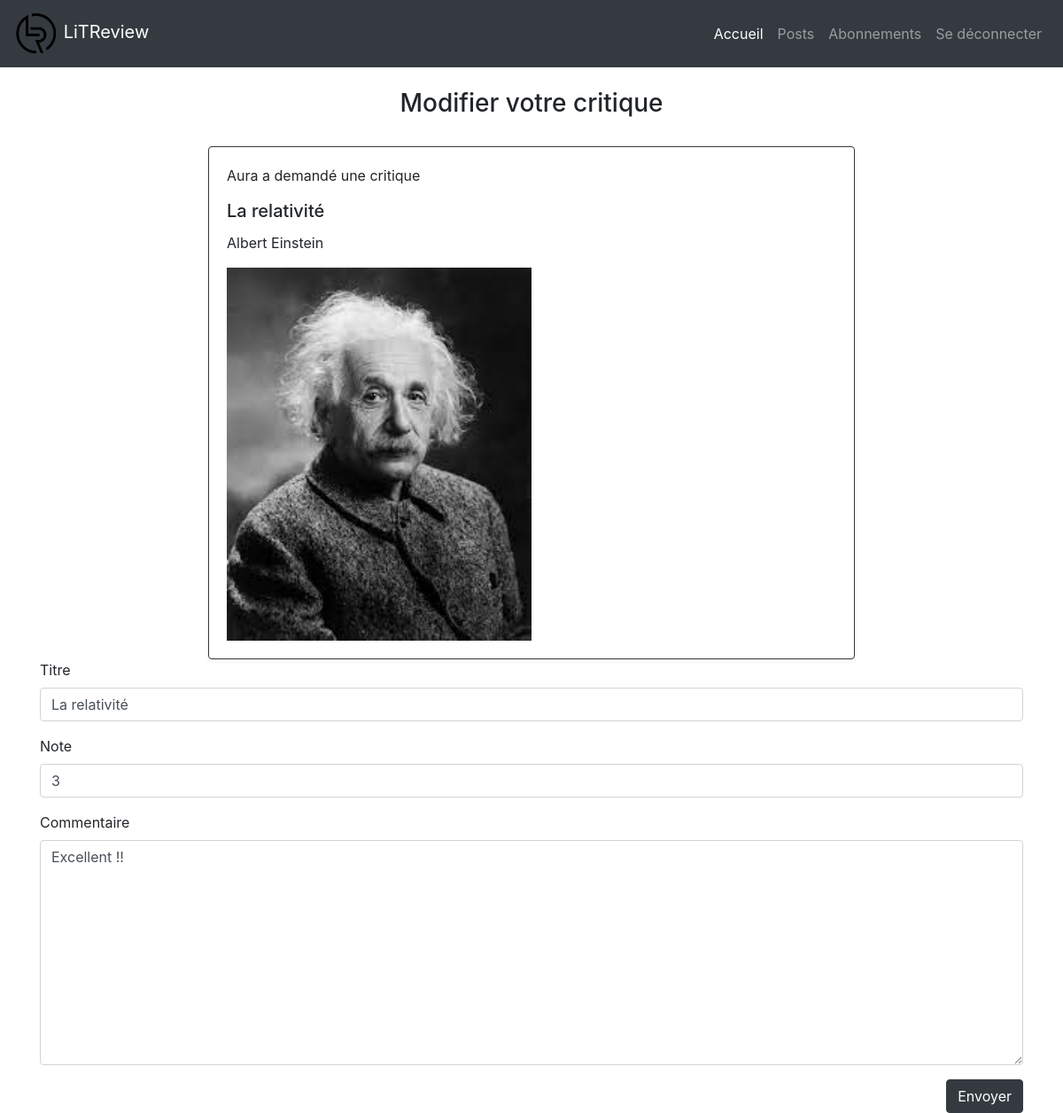
/posts/edit/Review/2 (signed in), run on the app's committed database.
### feeds/models.py (models this page shows)
class Ticket(models.Model):
    image = models.ImageField(null=True, blank=True)
    title = models.CharField(max_length=128, verbose_name="Titre")
    description = models.CharField(max_length=2048, blank=True, verbose_name="Description")
    user = models.ForeignKey(settings.AUTH_USER_MODEL, on_delete=models.CASCADE)
    time_created = models.DateTimeField(auto_now_add=True)

class Review(models.Model):
    ticket = models.ForeignKey(Ticket, on_delete=models.CASCADE)
    headline = models.CharField(max_length=128, verbose_name="Titre")
    rating = models.PositiveSmallIntegerField(validators=[MinValueValidator(0), MaxValueValidator(5)])
    body = models.CharField(max_length=8192, blank=True, verbose_name="Commentaire")
    user = user = models.ForeignKey(settings.AUTH_USER_MODEL, on_delete=models.CASCADE)
    time_created = models.DateTimeField(auto_now_add=True)

### authentication/models.py (models this page shows)
class User(AbstractUser):
    pass

### feeds/views.py (the view, shortened to what this page needs)
# urls.py: path("posts/edit/<str:content_type>/<int:content_id>", feeds.edit_content, name="edit_content"),
@login_required
def edit_content(request, content_type, content_id):
    if request.method == "GET":
        if content_type == "Ticket":
            requested_content = models.Ticket.objects.get(pk=content_id)
            review_ticket = None
            edit_form = forms.TicketForm(instance=requested_content)
        elif content_type == "Review":
            requested_content = models.Review.objects.get(pk=content_id)
            review_ticket = requested_content.ticket
            edit_form = forms.ReviewForm(instance=requested_content)
        context = {
            "edit_form": edit_form,
            "review_ticket": review_ticket
        }
        return render(request, "feeds/edit_content.html", context=context)

### feeds/forms.py
class ReviewForm(forms.ModelForm):
    edit_review = forms.BooleanField(widget=forms.HiddenInput, initial=True)
    class Meta:
        model = models.Review
        fields = ["headline", "rating", "body"]
        widgets = {
            "body": forms.Textarea(attrs={"class": "form-control"})
        }
    def __init__(self, *args, **kwargs):
        super().__init__(*args, **kwargs)
        self.label_suffix = ""
        self.fields["headline"].widget.attrs.update(
            {"class": "form-control", }
            )
        self.fields["rating"].widget.attrs.update(
            {"class": "form-control", }
            )
        self.fields["rating"].label = "Note"

### feeds/templatetags/feeds_extras.py (called while the page is built)
@register.simple_tag(takes_context=True)
def get_user_display(context, user):
    if user == context["user"]:
        return "Vous avez"
    return user.username + " a"

### feeds/templates/feeds/edit_content.html (shortened to what this page needs)
{% extends "base.html" %}
{% load feeds_extras %}
{% block content %}
<div class="container">
    {% if review_ticket %}
        <div class="row">
            <div class="col">
                <h3 class="text-center mt-4">Modifier votre critique</h3>
            </div>
        </div>
        <div class="row">
            <div class="col-lg-8 col-12 mx-auto">
                <div class="card border-dark shadow-sm mt-4">
                    <div class="card-body d-flex flex-column">
                        <p class="card-text">
                            {% get_user_display review_ticket.user %} demandé une critique
                        </p>
                        {% include "feeds/partials/ticket_snippet.html" with ticket=review_ticket %}
                    </div>
                </div>
            </div>
        </div>
    {% else %}
        <div class="row">
            <div class="col">
                <h3 class="text-center mt-4">Modifier votre ticket</h3>
            </div>
        </div>
    {% endif %}
    <form method="post" enctype="multipart/form-data">
        {{ edit_form.as_p }}
        <div class="text-right">
            <button class="btn btn-dark" type="submit">Envoyer</button>
        </div>
    </form>
{% endblock content %}

### feeds/templates/feeds/partials/ticket_snippet.html (shortened to what this page needs)
<h5 class="card-title">
    {{ ticket.title }}
</h5>
<p class="card-text">
    {{ ticket.description }}
</p>
{% if ticket.image %}
    <img src="{{ ticket.image.url }}" class="w-50">
{% endif %}

### data on the page
Ticket: user.username "Aura a", title "La relativité", description "Albert Einstein", image (picture)
Review: headline "La relativité", rating "3", body "Excellent !!"
